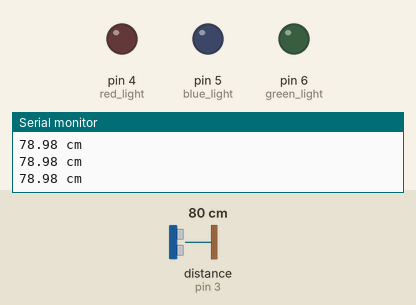
Simulated run of this sketch. Board: Arduino Uno, built with avr-gcc and run on an emulated ATmega328P. Shown: output pins drawn as LEDs (lit = HIGH), the last lines printed to the serial monitor. Wiring (inferred from the names in the program): ultrasonic range finder: trigger pin 2; echo pin 3. The inputs (shaded band) are chosen by the test bench; at power-on: distance to the obstacle (sensor on pin 3) 80 cm. The echo pulse lasts 58.3 µs per cm; pins used as bus, display or sensor lines are not drawn.

Above: at 1.2 s.
1.3 s: distance to the obstacle (sensor on pin 3) set to 71 cm
At 1.8 s:
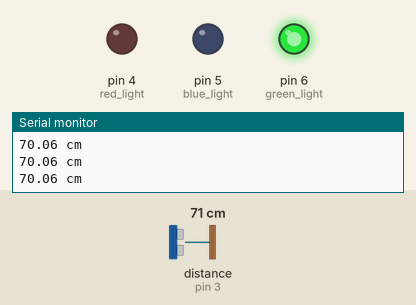
2.9 s: distance to the obstacle (sensor on pin 3) set to 54 cm
4.4 s: distance to the obstacle (sensor on pin 3) set to 45 cm
At 5.3 s:
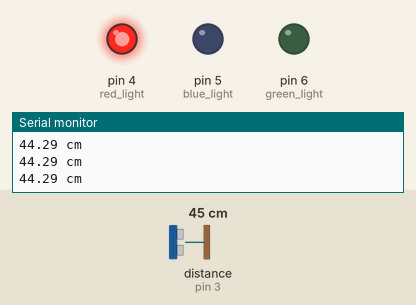
6.0 s: distance to the obstacle (sensor on pin 3) set to 38 cm
7.5 s: distance to the obstacle (sensor on pin 3) set to 33 cm
At 8.8 s:
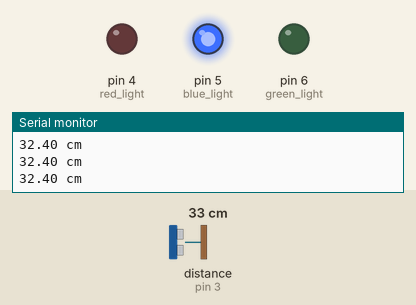
9.1 s: distance to the obstacle (sensor on pin 3) set to 60 cm
At 10.7 s:
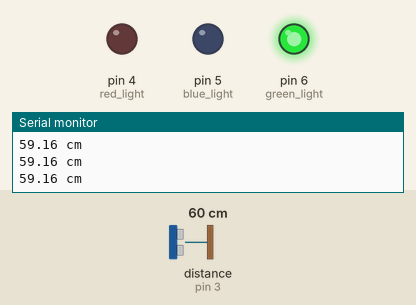
Timing chart, 0 to 11.7 s (numbered marks = the images above; inputs shaded):
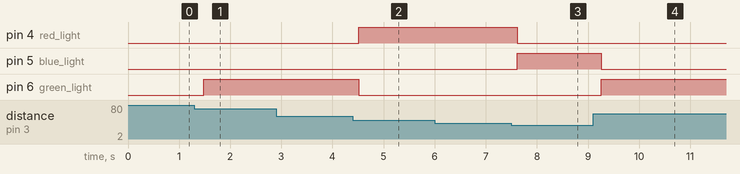

Measured:
- the behaviour switches between 76 and 75 cm on distance to the obstacle (sensor on pin 3) (found by bisection; images 0 and 1)
- the behaviour switches between 51 and 50 cm on distance to the obstacle (sensor on pin 3) (found by bisection; images 1 and 2)
- the behaviour switches between 36 and 35 cm on distance to the obstacle (sensor on pin 3) (found by bisection; images 2 and 3)
- after the input at 1.3 s, pin 6 (green_light): LOW → HIGH after 0.18 s
- after the input at 4.4 s, pin 4 (red_light): LOW → HIGH after 0.11 s; pin 6 (green_light): HIGH → LOW after 0.11 s
- after the input at 7.5 s, pin 4 (red_light): HIGH → LOW after 0.11 s; pin 5 (blue_light): LOW → HIGH after 0.11 s
- after the input at 9.1 s, pin 5 (blue_light): HIGH → LOW after 0.16 s; pin 6 (green_light): LOW → HIGH after 0.16 s

The sketch:

sketch_jun20b.ino
```cpp
int trig_pin=2, echo_pin=3, red_light=4, blue_light=5, green_light=6;
//can use single leds too
void setup()
{
  pinMode(red_light,OUTPUT);
  pinMode(blue_light,OUTPUT);
  pinMode(green_light,OUTPUT);
  pinMode(trig_pin,OUTPUT);
  pinMode(echo_pin,INPUT);
  Serial.begin(9600);
}

void loop()
{
  digitalWrite(trig_pin,LOW);
  delayMicroseconds(2);//extra
  digitalWrite(trig_pin,HIGH);
  delayMicroseconds(10);
  digitalWrite(trig_pin,LOW);

  long duration = pulseIn(echo_pin,HIGH);
  float distance= duration*0.034/2; //unit of v cm/microsecond
  Serial.print(distance);//serial print line
  Serial.println(" cm");
  delay(100);

   if(distance>=50 && distance<75)
  {
    digitalWrite(green_light,HIGH);
  }
  else
  digitalWrite(green_light,LOW);

   if(distance>=35 && distance<50)
  {
    digitalWrite(red_light, HIGH);
  }
  else
  digitalWrite(red_light,LOW);

  if(distance<35)
  {
    digitalWrite(blue_light,HIGH);
  }
  else
  digitalWrite(blue_light,LOW);
}
```
